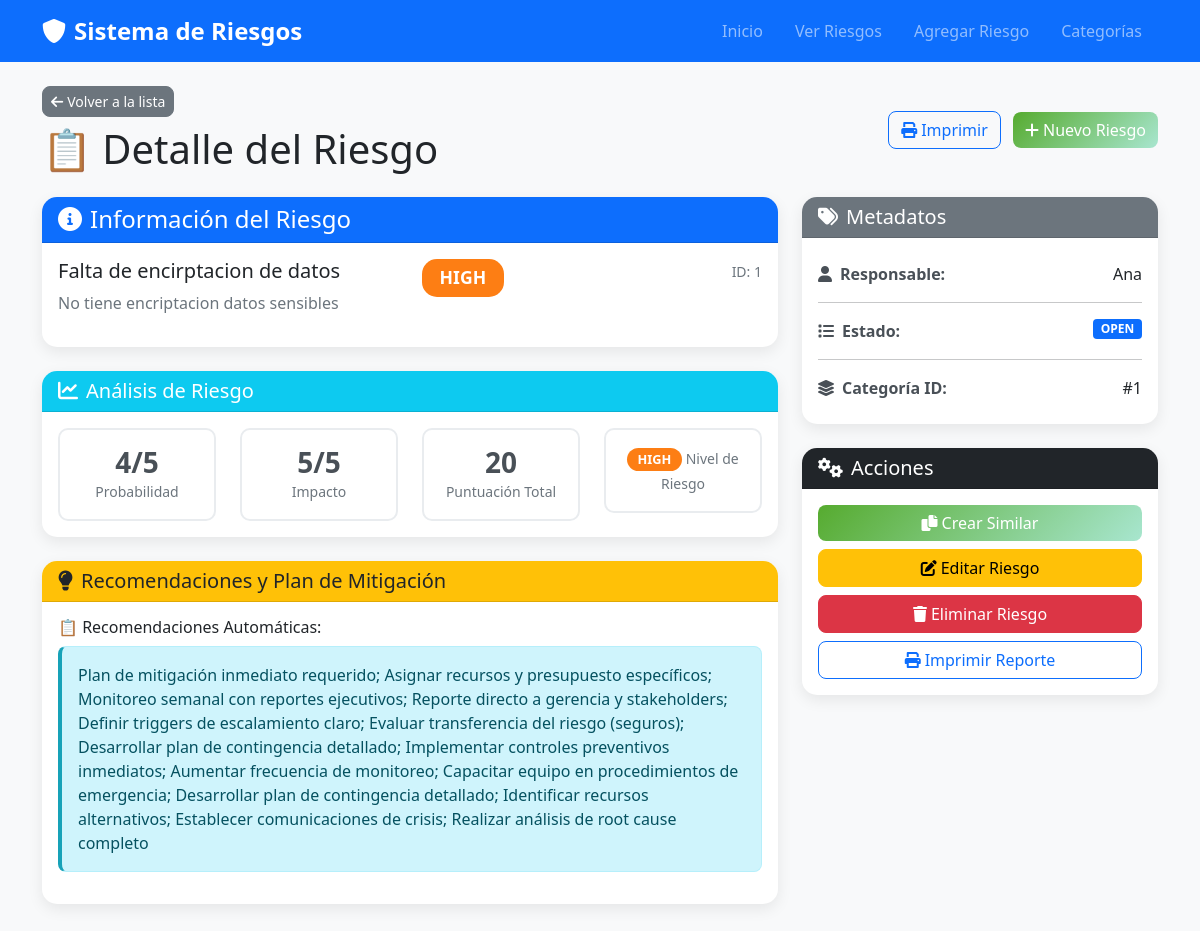
Screenshot of /risk/1 with the database file from the repository.
### app/models.py (models this page shows)
class Risk(Base):
    __tablename__ = "risks"
    id = Column(Integer, primary_key=True, index=True)
    title = Column(String(200), index=True)
    description = Column(String(1000))
    probability = Column(Integer)  # 1-5 scale
    impact = Column(Integer)       # 1-5 scale
    risk_level = Column(Enum(RiskLevel))
    status = Column(Enum(RiskStatus), default=RiskStatus.OPEN)
    owner = Column(String(100))
    mitigation_plan = Column(String(1000))
    recommendations = Column(String(1000))
    created_at = Column(DateTime(timezone=True), server_default=func.now())  # ← NUEVO CAMPO
    updated_at = Column(DateTime(timezone=True), onupdate=func.now())        # ← OPCIONAL
    category_id = Column(Integer, ForeignKey("risk_categories.id"))
    category = relationship("RiskCategory", back_populates="risks")

### app/main.py (the view)
@app.get("/risk/{risk_id}", response_class=HTMLResponse)
async def risk_detail_page(request: Request, risk_id: int, db: Session = Depends(get_db)):
    risk = crud.get_risk(db, risk_id)
    if not risk:
        return RedirectResponse(url="/risks")
    return templates.TemplateResponse("risk-detail.html", {
        "request": request,
        "risk": crud.risk_to_dict(risk)
    })

### templates/risk-detail.html (shortened to what this page needs)
<!DOCTYPE html>
<html lang="es">
<head>
    <link href="https://cdn.jsdelivr.net/npm/bootstrap@5.1.3/dist/css/bootstrap.min.css" rel="stylesheet">
    <link href="https://cdnjs.cloudflare.com/ajax/libs/font-awesome/6.0.0/css/all.min.css" rel="stylesheet">
    <link href="/static/css/style.css" rel="stylesheet">
</head>
<body>
    <nav class="navbar navbar-expand-lg navbar-dark bg-primary">
        <div class="container">
            <a class="navbar-brand" href="/">
                <i class="fas fa-shield-alt me-2"></i>Sistema de Riesgos
            </a>
            <div class="navbar-nav">
                <a class="nav-link" href="/">Inicio</a>
                <a class="nav-link" href="/risks">Ver Riesgos</a>
                <a class="nav-link" href="/add-risk">Agregar Riesgo</a>
                <a class="nav-link" href="/categories-manager">Categorías</a>
            </div>
        </div>
    </nav>
    <div class="container my-4">
        <div class="d-flex justify-content-between align-items-center mb-4">
            <div>
                <a href="/risks" class="btn btn-secondary btn-sm mb-2">
                    <i class="fas fa-arrow-left me-1"></i>Volver a la lista
                </a>
                <h1 class="mb-0">📋 Detalle del Riesgo</h1>
            </div>
            <div>
                <button onclick="window.print()" class="btn btn-outline-primary me-2">
                    <i class="fas fa-print me-1"></i>Imprimir
                </button>
                <a href="/add-risk" class="btn btn-success">
                    <i class="fas fa-plus me-1"></i>Nuevo Riesgo
                </a>
            </div>
        </div>
        <div class="row">
            <div class="col-md-8">
                <div class="card mb-4">
                    <div class="card-header bg-primary text-white">
                        <h4 class="mb-0"><i class="fas fa-info-circle me-2"></i>Información del Riesgo</h4>
                    </div>
                    <div class="card-body">
                        <div class="row">
                            <div class="col-md-6">
                                <h5>{{ risk.title }}</h5>
                                <p class="text-muted">{{ risk.description }}</p>
                            </div>
                            <div class="col-md-6">
                                <div class="d-flex justify-content-between">
                                    <div>
                                        <span class="badge risk-badge {{ risk.risk_level.lower() if risk.risk_level else 'unknown' }} large-badge">
                                            {{ risk.risk_level if risk.risk_level else 'UNKNOWN' }}
                                        </span>
                                    </div>
                                    <div class="text-end">
                                        <small class="text-muted">ID: {{ risk.id }}</small>
                                    </div>
                                </div>
                            </div>
                        </div>
                    </div>
                </div>
                <div class="card mb-4">
                    <div class="card-header bg-info text-white">
                        <h5 class="mb-0"><i class="fas fa-chart-line me-2"></i>Análisis de Riesgo</h5>
                    </div>
                    <div class="card-body">
                        <div class="row text-center">
                            <div class="col-md-3">
                                <div class="metric-box">
                                    <h3>{{ risk.probability }}/5</h3>
                                    <small>Probabilidad</small>
                                </div>
                            </div>
                            <div class="col-md-3">
                                <div class="metric-box">
                                    <h3>{{ risk.impact }}/5</h3>
                                    <small>Impacto</small>
                                </div>
                            </div>
                            <div class="col-md-3">
                                <div class="metric-box">
                                    <h3>{{ risk.probability * risk.impact }}</h3>
                                    <small>Puntuación Total</small>
                                </div>
                            </div>
                            <div class="col-md-3">
                                <div class="metric-box">
                                    <span class="badge risk-badge {{ risk.risk_level.lower() if risk.risk_level else 'unknown' }}">
                                        {{ risk.risk_level if risk.risk_level else 'UNKNOWN' }}
                                    </span>
                                    <small>Nivel de Riesgo</small>
                                </div>
                            </div>
                        </div>
                    </div>
                </div>
                <div class="card mb-4">
                    <div class="card-header bg-warning text-dark">
                        <h5 class="mb-0"><i class="fas fa-lightbulb me-2"></i>Recomendaciones y Plan de Mitigación</h5>
                    </div>
                    <div class="card-body">
                        {% if risk.recommendations %}
                        <div class="recommendations">
                            <h6>📋 Recomendaciones Automáticas:</h6>
                            <div class="alert alert-info">
                                {{ risk.recommendations }}
                            </div>
                        </div>
                        {% endif %}
                    </div>
                </div>
            </div>
            <div class="col-md-4">
                <div class="card mb-4">
                    <div class="card-header bg-secondary text-white">
                        <h5 class="mb-0"><i class="fas fa-tags me-2"></i>Metadatos</h5>
                    </div>
                    <div class="card-body">
                        <div class="metadata-item">
                            <strong><i class="fas fa-user me-2"></i>Responsable:</strong>
                            <span class="float-end">{{ risk.owner }}</span>
                        </div>
                        <hr>
                        <div class="metadata-item">
                            <strong><i class="fas fa-list me-2"></i>Estado:</strong>
                            <span class="float-end badge bg-primary">{{ risk.status if risk.status else 'UNKNOWN' }}</span>
                        </div>
                        <hr>
                        <div class="metadata-item">
                            <strong><i class="fas fa-layer-group me-2"></i>Categoría ID:</strong>
                            <span class="float-end">#{{ risk.category_id }}</span>
                        </div>
                    </div>
                </div>
                <div class="card">
                    <div class="card-header bg-dark text-white">
                        <h5 class="mb-0"><i class="fas fa-cogs me-2"></i>Acciones</h5>
                    </div>
                    <div class="card-body">
                        <div class="d-grid gap-2">
                            <a href="/add-risk" class="btn btn-success">
                                <i class="fas fa-copy me-1"></i>Crear Similar
                            </a>
                            <button class="btn btn-warning" onclick="editRisk({{ risk.id }})">
                                <i class="fas fa-edit me-1"></i>Editar Riesgo
                            </button>
                            <button class="btn btn-danger" onclick="deleteRisk({{ risk.id }})">
                                <i class="fas fa-trash me-1"></i>Eliminar Riesgo
                            </button>
                            <button onclick="window.print()" class="btn btn-outline-primary">
                                <i class="fas fa-print me-1"></i>Imprimir Reporte
                            </button>
                        </div>
                    </div>
                </div>
            </div>
        </div>
    </div>
</body>
</html>

### static/css/style.css (style rules this page uses)
body { background-color: #f8f9fa; font-family: 'Segoe UI', Tahoma, Geneva, Verdana, sans-serif; }
.risk-badge { font-size: 0.8em; padding: 0.4em 0.8em; border-radius: 15px; }
.risk-badge.high { background: #fd7e14; color: white; }
.card { border: none; border-radius: 15px; box-shadow: 0 5px 15px rgba(0,0,0,0.08); }
.card-header { border-radius: 15px 15px 0 0 !important; }
.btn { border-radius: 8px; font-weight: 500; }
.btn-success { background: linear-gradient(135deg, #56ab2f 0%, #a8e6cf 100%); border: none; }
.navbar-brand { font-weight: bold; font-size: 1.5rem; }
.navbar-nav .nav-link { font-weight: 500; margin: 0 0.5rem; border-radius: 8px; }
.large-badge { font-size: 1.1em; padding: 0.6em 1em; }
.metric-box { padding: 1rem; border: 2px solid #e9ecef; border-radius: 10px; background: white; }
.metric-box h3 { margin: 0; color: #495057; font-weight: bold; }
.metric-box small { color: #6c757d; font-weight: 500; }
.recommendations .alert, .mitigation-plan .alert { border-left: 4px solid; border-radius: 8px; }
.recommendations .alert { border-left-color: #17a2b8; }
.metadata-item { margin: 0.5rem 0; }
.metadata-item strong { color: #495057; }

### rows the page displays
Risk: title "Falta de encirptacion de datos", description "No tiene encriptacion datos sensibles", risk_level "HIGH", recommendations "Plan de mitigación inmediato requerido; Asignar recursos y presupuesto específicos; Monitoreo semanal con reportes ejecutivos; Reporte directo a gerencia y stakeholders; Definir triggers de escalamiento claro; Evaluar transferencia del riesgo (seguros); Desarrollar plan de contingencia detallado; Implementar controles preventivos inmediatos; Aumentar frecuencia de monitoreo; Capacitar equipo en procedimientos de emergencia; Desarrollar plan de contingencia detallado; Identificar recursos alternativos; Establecer comunicaciones de crisis; Realizar análisis de root cause completo", owner "Ana", status "OPEN"

### other values shown
{{ risk.id }} "1"
{{ risk.probability }} "4"
{{ risk.impact }} "5"
{{ risk.probability * risk.impact }} "20"
{{ risk.category_id }} "1"
